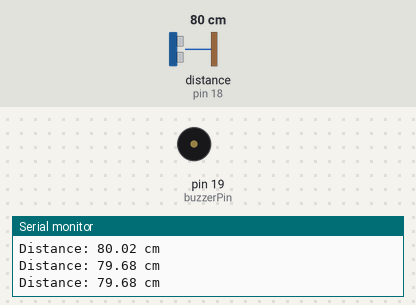
Simulated run of this sketch. Board: Arduino Uno, built with avr-gcc and run on an emulated ATmega328P. Shown: buzzer (waves = sounding), the last lines printed to the serial monitor. Wiring (inferred from the names in the program): ultrasonic range finder: trigger pin 5; echo pin 18. The test bench sets the inputs (shaded band); at power-on: distance to the obstacle (sensor on pin 18) 80 cm. The echo pulse lasts 58.3 µs per cm.

Above: at 1.4 s.
1.5 s: distance to the obstacle (sensor on pin 18) set to 2 cm
At 2.6 s:
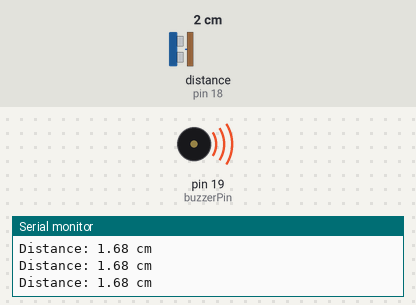
4.7 s: distance to the obstacle (sensor on pin 18) set to 26 cm
7.9 s: distance to the obstacle (sensor on pin 18) set to 33 cm
At 8.11 s:
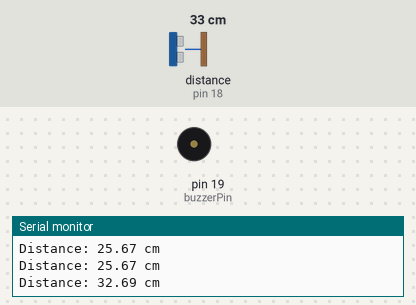
Timing chart, 0 to 17.1 s (numbered marks = the images above; inputs shaded):
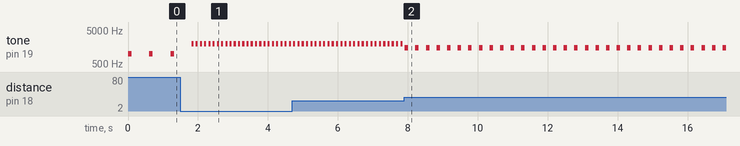

Measured:
- the behaviour switches between 30 and 31 cm on distance to the obstacle (sensor on pin 18) (found by bisection; images 1 and 2)
- after the input at 1.5 s, tone on pin 19 (buzzerPin): alternates 2000 Hz for 0.06 s and silent for 0.06 s, starting after 0.32 s
- after the input at 7.9 s, tone on pin 19 (buzzerPin): alternates 1500 Hz for 0.10 s and silent for 0.20 s, starting at once
- by itself, tone on pin 19 (buzzerPin): alternates 1000 Hz for 0.10 s and silent for 0.51 s

The sketch:

Blind_Assistance_System.ino
```cpp
const int trigPin = 5;
const int echoPin = 18;
const int buzzerPin = 19;

float distance;
unsigned long duration;

void setup() {
  Serial.begin(115200);

  pinMode(trigPin, OUTPUT);
  pinMode(echoPin, INPUT);
  pinMode(buzzerPin, OUTPUT);

  digitalWrite(trigPin, LOW);
  digitalWrite(buzzerPin, LOW);

  Serial.println("Blind Assistance System Started");
}

void loop() {
  // Send ultrasonic pulse
  digitalWrite(trigPin, LOW);
  delayMicroseconds(2);

  digitalWrite(trigPin, HIGH);
  delayMicroseconds(10);
  digitalWrite(trigPin, LOW);

  // Measure echo duration
  duration = pulseIn(echoPin, HIGH, 30000UL);

  if (duration == 0) {
    Serial.println("No valid distance reading");
    noTone(buzzerPin);
    delay(100);
    return;
  }

  // Calculate distance in centimeters
  distance = duration * 0.0343 / 2.0;

  Serial.print("Distance: ");
  Serial.print(distance);
  Serial.println(" cm");

  // Obstacle warning system
  if (distance <= 30) {
    tone(buzzerPin, 2000);  // Very close
    delay(60);
    noTone(buzzerPin);
    delay(60);
  }
  else if (distance <= 60) {
    tone(buzzerPin, 1500);
    delay(100);
    noTone(buzzerPin);
    delay(200);
  }
  else if (distance <= 100) {
    tone(buzzerPin, 1000);
    delay(100);
    noTone(buzzerPin);
    delay(500);
  }
  else {
    noTone(buzzerPin);
    delay(100);
  }
}
```
